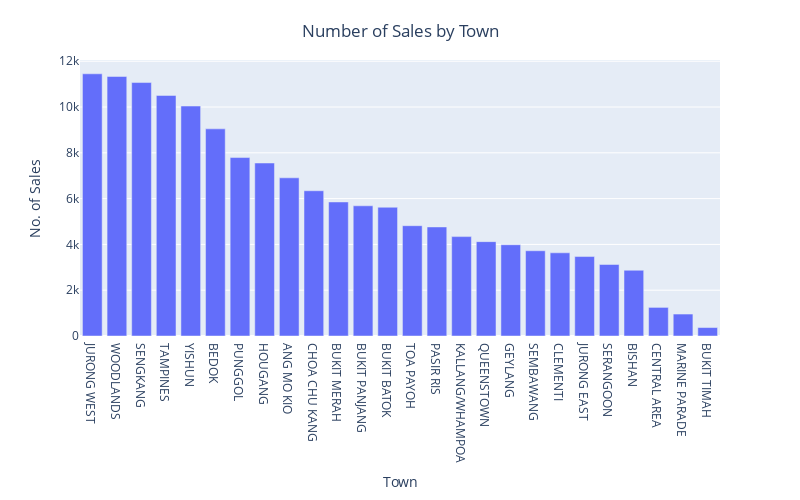

The code cell stored with this chart in its notebook:
### Markdown cell above
Grouping by 'town first then 'tranc_month' and aggregating using count, and finally sorting by town followed by 'tranc_year' to create a variable which we can use to plot our graph.

### Code cell
# Plot of number of sales by town and year using a bar plot
fig = px.bar(tranc_town_year,
             x='town',
             y='no_of_sales',
             labels={'town': 'Town', 'no_of_sales': 'No. of Sales'},
             width = 800,
             height = 500)
fig.update_layout(title = {'text' : 'Number of Sales by Town', 'x' : 0.5, 'y' : 0.95, 'xanchor' : 'center'})
fig.show()

### Figure 1 — Plotly figure (JSON) as saved in the notebook; plotly's stock layout.template omitted (floating-point values rounded to 4 significant figures)
{"data": [{"alignmentgroup": "True", "hovertemplate": "Town=%{x}<br>No. of Sales=%{y}<extra></extra>", "legendgroup": "", "marker": {"color": "#636efa", "pattern": {"shape": ""}}, "name": "", "offsetgroup": "", "orientation": "v", "showlegend": false, "textposition": "auto", "type": "bar", "x": ["JURONG WEST", "WOODLANDS", "SENGKANG", "TAMPINES", "YISHUN", "BEDOK", "PUNGGOL", "HOUGANG", "ANG MO KIO", "CHOA CHU KANG", "BUKIT MERAH", "BUKIT PANJANG", "BUKIT BATOK", "TOA PAYOH", "PASIR RIS", "KALLANG/WHAMPOA", "QUEENSTOWN", "GEYLANG", "SEMBAWANG", "CLEMENTI", "JURONG EAST", "SERANGOON", "BISHAN", "CENTRAL AREA", "MARINE PARADE", "BUKIT TIMAH"], "xaxis": "x", "y": [11451, 11334, 11069, 10506, 10042, 9046, 7793, 7555, 6908, 6343, 5854, 5686, 5623, 4817, 4763, 4340, 4121, 3986, 3723, 3633, 3470, 3123, 2871, 1249, 959, 369], "yaxis": "y"}], "layout": {"barmode": "relative", "height": 500, "legend": {"tracegroupgap": 0}, "margin": {"t": 60}, "title": {"text": "Number of Sales by Town", "x": 0.5, "xanchor": "center", "y": 0.95}, "width": 800, "xaxis": {"anchor": "y", "domain": [0, 1], "title": {"text": "Town"}}, "yaxis": {"anchor": "x", "domain": [0, 1], "title": {"text": "No. of Sales"}}}}
